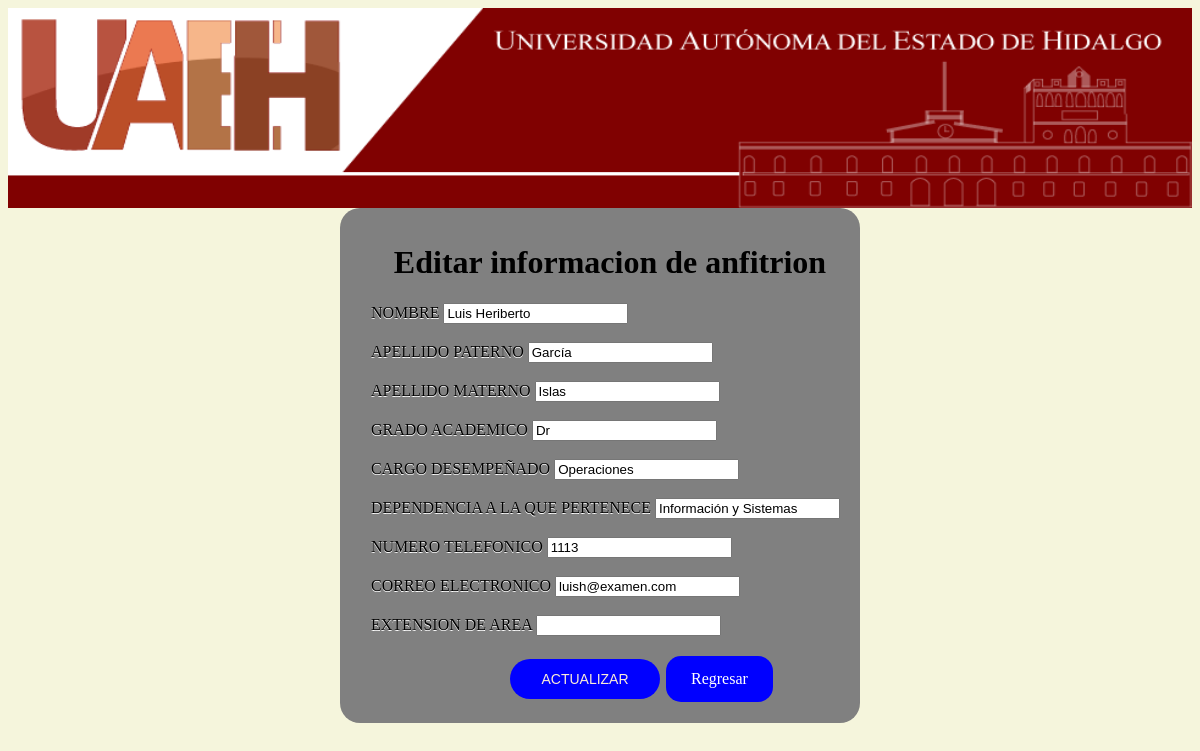
The app's page /editar.php?id=3 with its own data.
### tables this page shows
CREATE TABLE IF NOT EXISTS nft_Anfitrion (
  id INT NOT NULL AUTO_INCREMENT,
  grado VARCHAR(45) NOT NULL,
  nombre VARCHAR(45) NOT NULL,
  paterno VARCHAR(45) NOT NULL,
  materno VARCHAR(45) NOT NULL,
  cargo VARCHAR(255) NOT NULL,
  dependencia VARCHAR(255) NOT NULL,
  telefono VARCHAR(45) NOT NULL,
  email VARCHAR(45) NOT NULL,
  extension VARCHAR(45) NOT NULL,
  PRIMARY KEY (id));

### editar.php (the view, shortened to what this page needs)
<?php
include("conexion.php");
?>
<html lang="esp">
<head>
    <link rel="stylesheet" type="text/css" href="style.css">
</head>
<body>
<header>
            <img width="100%" height="200px" src="header.png" alt="uaeh">
        </header>
    <?php
    if(isset($_POST['enviar'])){
        $id=$_POST['id'];
        $nombre=$_POST['nombre'];
        $paterno=$_POST['paterno'];
        $materno=$_POST['materno'];
        $grado=$_POST['grado'];
        $cargo=$_POST['cargo'];
        $dependencia=$_POST['dependencia'];
        $telefono=$_POST['telefono'];
        $email=$_POST['email'];
        $extension=$_POST['extension'];
        $sql="update nft_anfitrion set nombre='".$nombre."',
        paterno='".$paterno."',
        materno='".$materno."',
        grado='".$grado."',
        cargo='".$cargo."',
        dependencia='".$dependencia."',
        telefono='".$telefono."',
        email='".$email."',
        extension='".$extension."' where id='".$id."'";
        $resultado=mysqli_query($conexion,$sql);
        if($resultado){
            echo "<script language='JavaScript'>
            alert('Los datos se actualizaron correctamente');
            location.assign('index.php');
            </script>";
        }else{
            echo "<script language='JavaScript'>
            alert('Los datos No se actualizaron correctamente');
            location.assign('index.php');
            </script>";
        }
        mysqli_close($conexion);
    }else{
        $id=$_GET['id'];
        $sql="select * from nft_anfitrion where id='".$id."'";
        $resultado=mysqli_query($conexion,$sql);
        $fila=mysqli_fetch_assoc($resultado);
        $nombre=$fila["nombre"];
        $paterno=$fila["paterno"];
        $materno=$fila["materno"];
        $grado=$fila["grado"];
        $cargo=$fila["cargo"];
        $dependencia=$fila["dependencia"];
        $telefono=$fila["telefono"];
        $email=$fila["email"];
        $extension=$fila["extension"];
    ?>
<main>
    <h1 id="titulo">Editar informacion de anfitrion</h1>
    <form action="<?=$_SERVER['PHP_SELF']?>" method="post">
            <label for="nombre">
                <span>Nombre</span>
                <input type="text" name="nombre" value="<?php echo $nombre; ?>">
            </label>
            <br>
            <br>
            <label for="paterno">
                <span>Apellido paterno</span>
                <input type="text" name="paterno" value="<?php echo $paterno; ?>">
            </label>
            <br>
            <br>
            <label for="materno">
                <span>Apellido materno</span>
                <input type="text" name="materno" value="<?php echo $materno; ?>">
            </label>
            <br>
            <br>
            <label for="grado">
                <span>Grado academico</span>
                <input type="text" name="grado" value="<?php echo $grado; ?>">
            </label>
            <br>
            <br>
            <label for="cargo">
                <span>Cargo desempeñado</span>
                <input type="text" name="cargo" value="<?php echo $cargo; ?>">
            </label>
            <br>
            <br>
            <label for="dependencia">
                <span>Dependencia a la que pertenece</span>
                <input type="text" name="dependencia" value="<?php echo $dependencia; ?>">
            </label>
            <br>
            <br>
            <label for="telefono">
                <span>Numero telefonico</span>
                <input type="number" name="telefono" value="<?php echo $telefono; ?>">
            </label>
            <br>
            <br>
            <label for="email">
                <span>Correo electronico</span>
                <input type="email" name="email" value="<?php echo $email; ?>">
            </label>
            <br>
            <br>
            <label for="extension">
                <span>Extension de area</span>
                <input type="number" name="extension" value="<?php echo $extension; ?>">
            </label>
            <br>
            <br>
            <input type="submit" name="enviar" value="ACTUALIZAR">
            <a href="index.php">Regresar</a>
           </form>
    </main>
           <?php
    }
           ?>
</body>
</html>

### style.css (style rules this page uses)
h1 { text-align: center; }
main { position: relative; width: 500px; height: 500px; padding-left: 20px; padding-top: 15px; border-radius: 20px; background-color: gray; margin: auto; }
body { background-color: beige; }
label { margin: 11px; font-size: 16px; text-transform: uppercase; text-shadow: 0px 1px 0px #fff; }
input[type=submit] { position: relative; width: 150px; height: 40px; border-radius: 20px; margin-left: 150px; border: 10px; background-color: blue; font: 14px normal normal uppercase helvetica, arial, serif; color: antiquewhite; }
a:link, a:visited { margin: 2px; background-color: blue; color: white; padding: 14px 25px; text-align: center; text-decoration: none; display: inline-block; border-radius: 15px; }
#titulo { color: black; }

### records on screen
nft_anfitrion: nombre "Luis Heriberto", paterno "García", materno "Islas", grado "Dr", cargo "Operaciones", dependencia "Información y Sistemas", telefono "1113", email "luish@examen.com"
